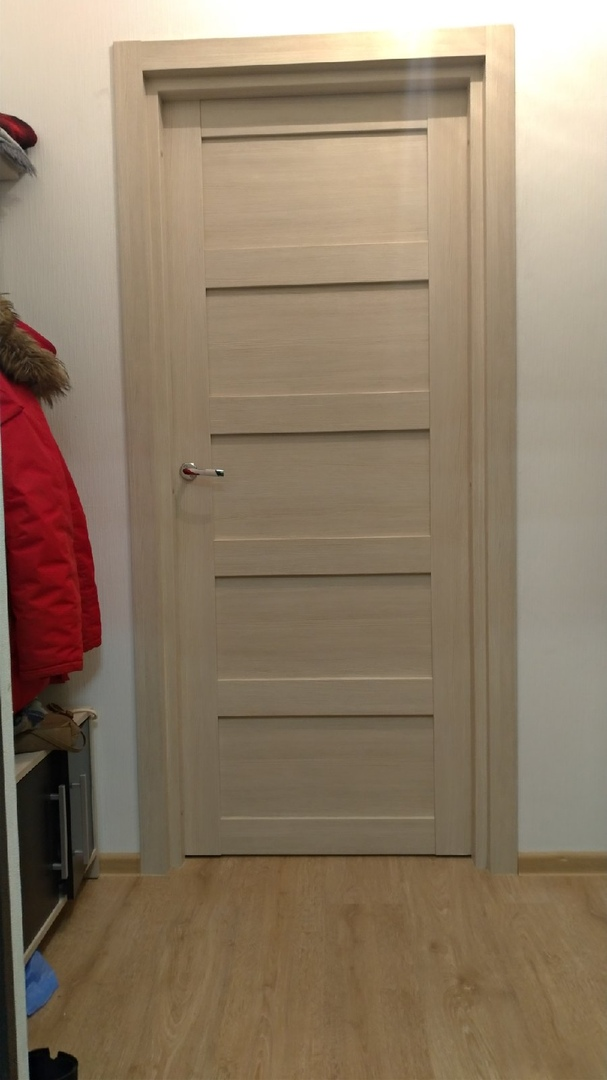
#> input picture dataset/door_only.jpg, 607 x 1080 px
$ python -i door_finder.py   (imports and definitions only)   (older library calls are emulated)
#> lines starting #> are read from the running program, lines starting #| are printed output that depends on the picture; after the words box and inside, x2 and y2 are one past the last pixel; in counts of white or black regions, pixels touching at a corner belong together

from matplotlib import pyplot as plt
from skimage import img_as_ubyte
from skimage.morphology import disk
from skimage.transform import hough_line, hough_line_peaks
from skimage.filters import gaussian, rank
from skimage.morphology import binary_closing, binary_opening
import numpy as np


def try_all_threshold_for_hough(image, output_flag=False):
    '''
    # canny
    img_canny = canny(image)
    percent = 0.5
    border = [0, round(img_canny.shape[0]*percent), 0, img_canny.shape[1]]
    tmp_img = img_canny[border[0]:border[1], border[2]:border[3]]
    draw_all_hough_line(image, tmp_img)
    '''
    # local_otsu + morphology
    tmp_img = local_otsu_preproc(image, output_flag)
    draw_all_hough_line(image, tmp_img)


def draw_all_hough_line(origin, image, output_flag=False):

    h, theta, d = hough_line(image)
    if output_flag:
        fig, ax = plt.subplots(1, 3, figsize=(15, 6))

        ax[0].imshow(origin, cmap="gray")
        ax[0].set_title('original')
        ax[0].set_axis_off()

        ax[1].imshow(image, cmap='gray')
        ax[1].set_title('input')

        ax[2].imshow(origin, cmap="gray")
    for _, angle, dist in zip(*hough_line_peaks(h, theta, d)):
        y0 = (dist - 0 * np.cos(angle)) / np.sin(angle)
        y1 = (dist - image.shape[1] * np.cos(angle)) / np.sin(angle)
        if output_flag:
            ax[2].plot((0, image.shape[1]), (y0, y1), '-r')

    if output_flag:
        ax[2].set_xlim((0, image.shape[1]))
        ax[2].set_ylim((image.shape[0], 0))
        ax[2].set_axis_off()
        ax[2].set_title('Detected lines')
        plt.tight_layout()
        fig.show()
        plt.close(fig)


def local_otsu_preproc(image, output_flag=False):
    img = img_as_ubyte(image)
    radius = 15
    selem = disk(radius)
    local_otsu = rank.otsu(img, selem)
    img_local_otsu = img >= local_otsu

    img_local_otsu_blur = gaussian(img_local_otsu, sigma=0.9, multichannel=True)
    tmp_res_otsu_open = binary_closing(img_local_otsu_blur, selem=np.ones((5, 5)))
    tmp_res_otsu_close = binary_opening(tmp_res_otsu_open, selem=np.ones((10, 10)))

    if output_flag:
        plt.imshow(tmp_res_otsu_close, cmap="gray")
        plt.show()
    percent = 0.5
    border = [0, round(tmp_res_otsu_close.shape[0] * percent), 0, tmp_res_otsu_close.shape[1]]
    tmp_img = tmp_res_otsu_close[border[0]:border[1], border[2]:border[3]]
    res_img = tmp_img == 0
    return res_img


# FIXME прямые - наклонные, на какой именно высоте стоит искать ширину? на высоте стула (верхняя, нижняя, середина)
# [43 lines left out: function find_door_width, not called in this run]

>>> import cv2
>>> picture = cv2.imread('dataset/door_only.jpg', cv2.IMREAD_GRAYSCALE)
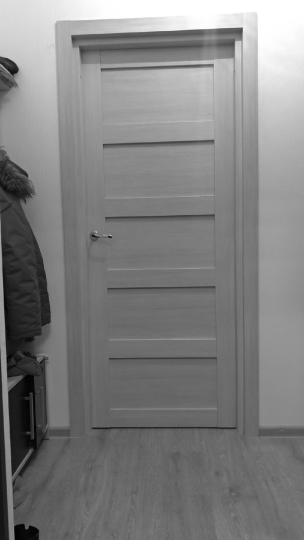
#> picture: shape (1080, 607) (shown at 1/2 size); min 0, max 255, mean 127.9
>>> result = try_all_threshold_for_hough(picture)
#> in local_otsu_preproc, `local_otsu = rank.otsu(img, selem)`:
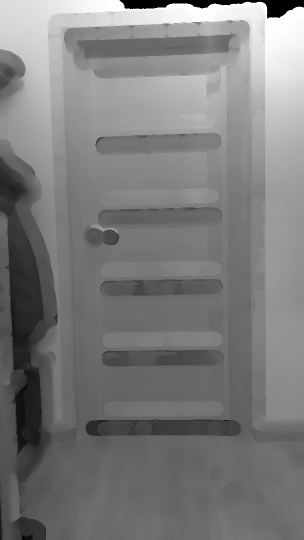
#> local_otsu: shape (1080, 607) (shown at 1/2 size); min 0, max 254, mean 123.7
#> in local_otsu_preproc, `img_local_otsu = img >= local_otsu`:
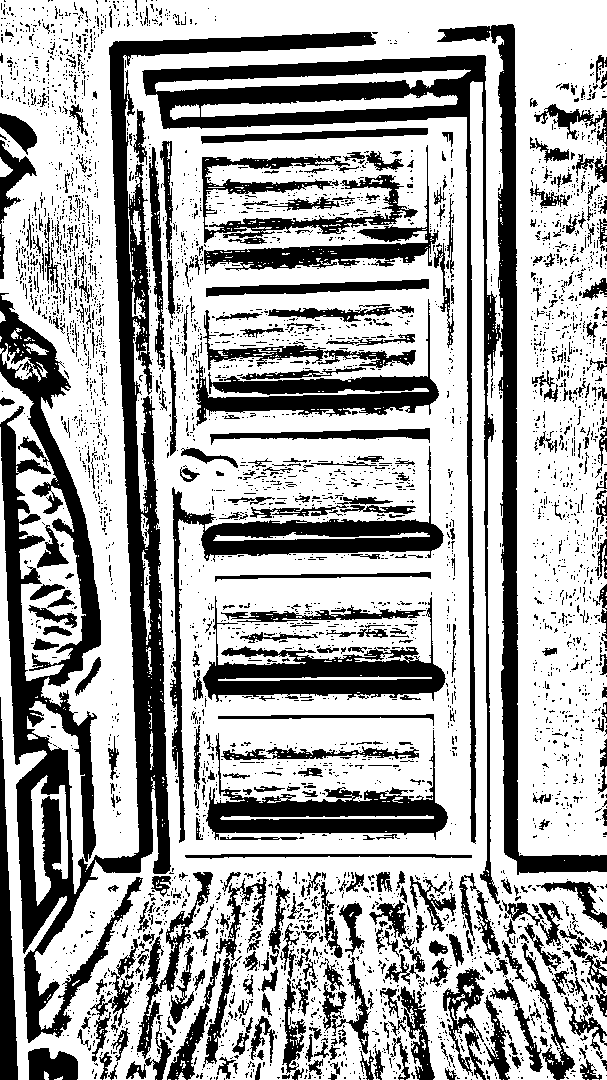
#> img_local_otsu: shape (1080, 607) bool; 66.3% white; 4313 black regions (3869 under 20 px), largest, box (x1, y1, x2, y2) and area: (0, 32, 376, 1043) 52152, (142, 55, 501, 904) 20528, (437, 24, 607, 875) 14655
#> in local_otsu_preproc, `tmp_res_otsu_open = binary_closing(img_local_otsu_blur, selem=np.ones(..`:
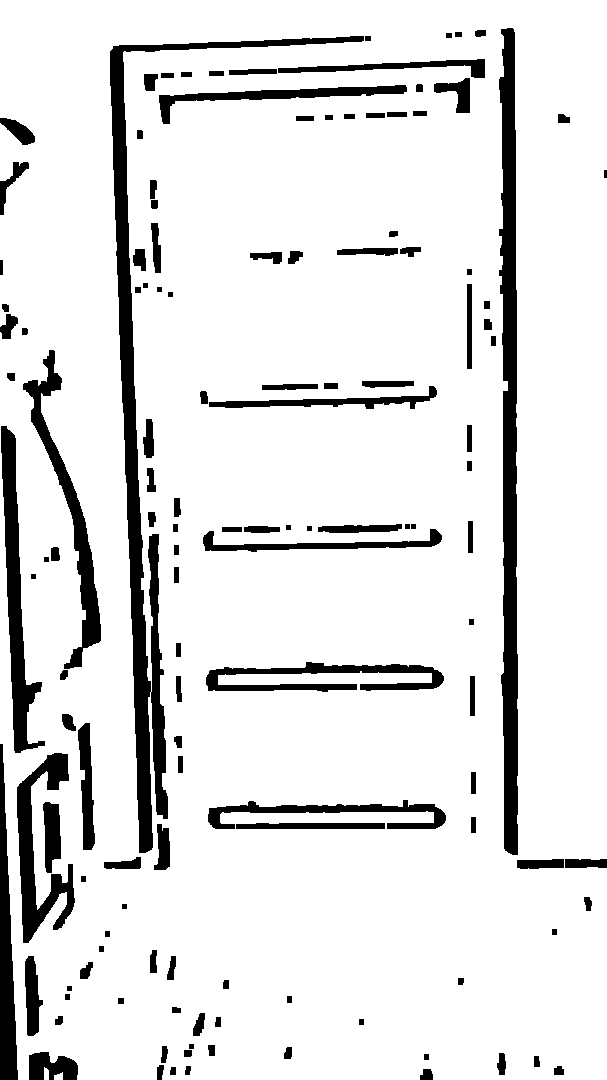
#> tmp_res_otsu_open: shape (1080, 607) bool; 88.7% white; 133 black regions, largest, box (x1, y1, x2, y2) and area: (110, 36, 364, 853) 14903, (499, 28, 518, 855) 11385, (1, 426, 45, 753) 4771
#> in local_otsu_preproc, `tmp_res_otsu_close = binary_opening(tmp_res_otsu_open, selem=np.ones((..`:
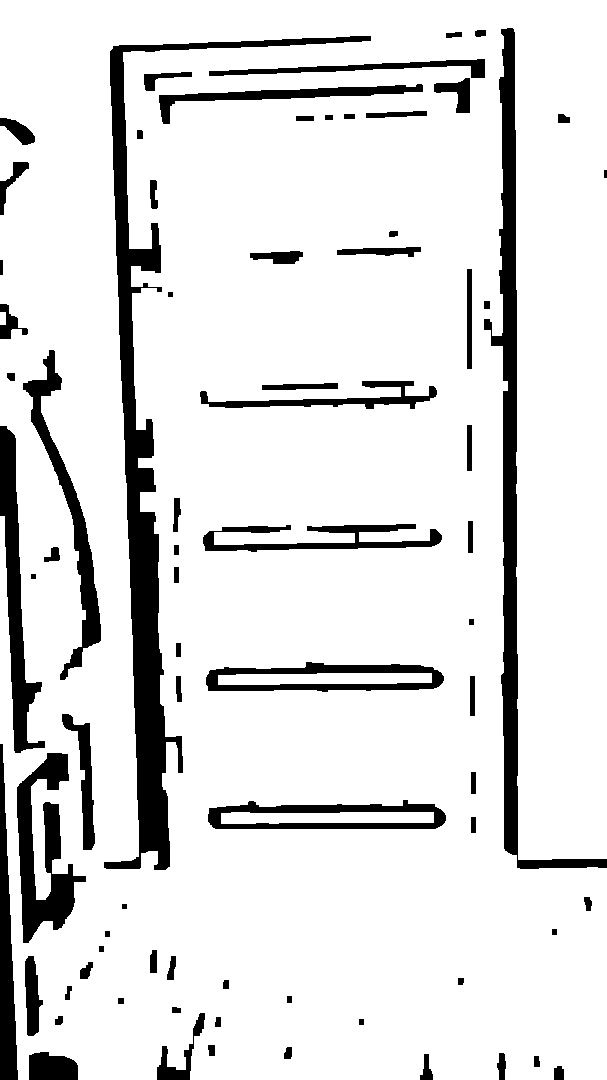
#> tmp_res_otsu_close: shape (1080, 607) bool; 87.8% white; 76 black regions, largest, box (x1, y1, x2, y2) and area: (104, 36, 371, 870) 19912, (484, 28, 607, 869) 12435, (17, 753, 86, 943) 5743
#> in local_otsu_preproc, `tmp_img = tmp_res_otsu_close[border[0]:border[1], border[2]:border[3]]`:
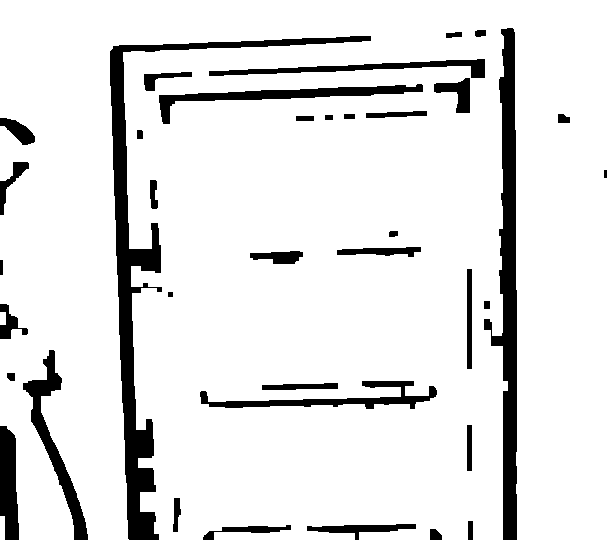
#> tmp_img: shape (540, 607) bool; 89.3% white; 37 black regions, largest, box (x1, y1, x2, y2) and area: (110, 36, 371, 540) 10259, (484, 28, 517, 540) 7269, (23, 350, 88, 540) 2499
#> in draw_all_hough_line, `h, theta, d = hough_line(image)`:
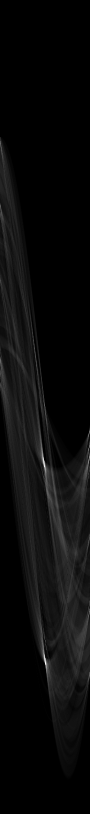
#> h: shape (1627, 180) uint64 (shown at 1/2 size); min 0, max 512, mean 21.5; drawn with min black and max white
#> in draw_all_hough_line, `h, theta, d = hough_line(image)`: theta = 180 values from -1.57 to 1.55; d = 1627 values from -813 to 813
#> the loop in draw_all_hough_line, `for _, angle, dist in zip(*hough_line_peaks(h, theta, d)):` made 7 passes
#> (angle, dist, y0, y1) on passes 1 to 7: (0, 510, inf, -inf), (-0.0349, 117, -3352.5, 14029.7), (1.54, 81, 81.05, 59.85), (1.52, 109, 109.1, 77.34), (1.52, 57, 57.08, 25.27), (1.54, 538, 538.3, 517.1), (1.54, 411, 411.3, 390.1)

$ run again, on dataset/no_2chair_1.jpg
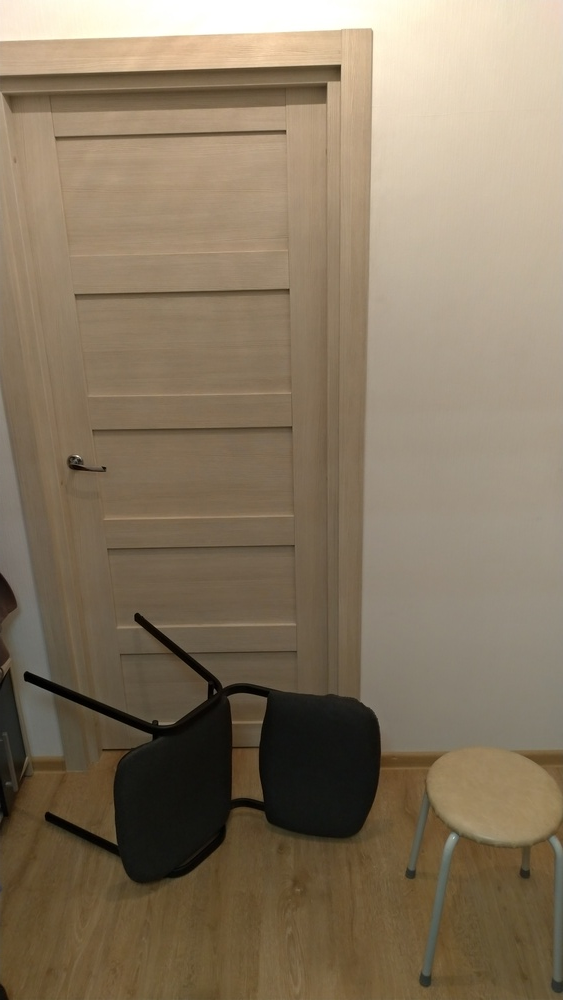
#> input picture dataset/no_2chair_1.jpg, 563 x 1000 px, shrunk from 2204 x 3916 before the run
#> in local_otsu_preproc, `img_local_otsu = img >= local_otsu`:
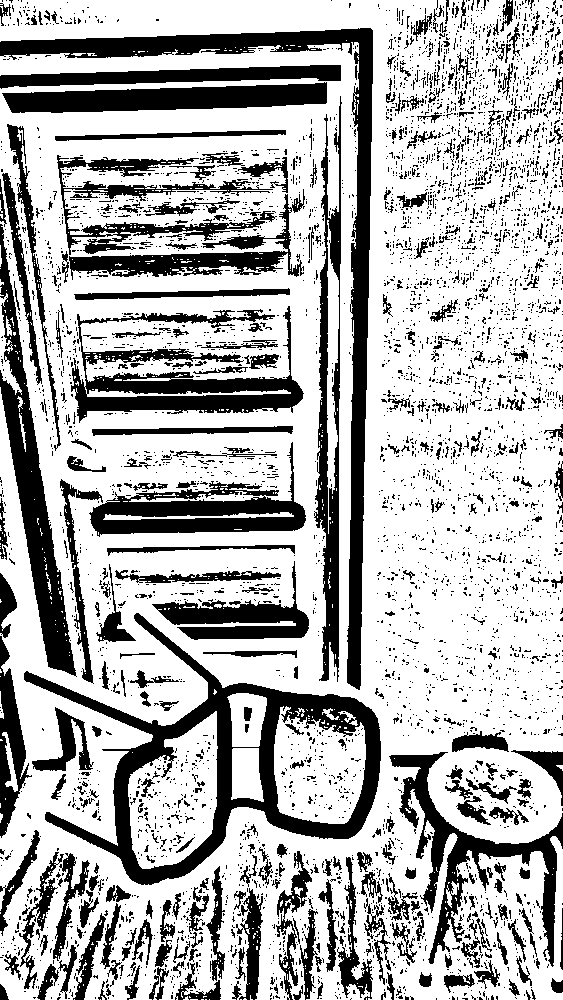
#> img_local_otsu: shape (1000, 563) bool; 70.2% white; 4831 black regions (4448 under 20 px), largest, box (x1, y1, x2, y2) and area: (24, 613, 381, 885) 18191, (0, 28, 373, 690) 15562, (71, 306, 304, 423) 9417
#> tmp_res_otsu_open: shape (1000, 563) bool; 90.6% white; 115 black regions, largest, box (x1, y1, x2, y2) and area: (347, 32, 373, 684) 8884, (1, 385, 74, 670) 6004, (114, 679, 232, 880) 5495
#> tmp_res_otsu_close: shape (1000, 563) bool; 90.1% white; 74 black regions, largest, box (x1, y1, x2, y2) and area: (0, 32, 373, 684) 13729, (0, 355, 74, 670) 7041, (114, 679, 232, 880) 5581
#> tmp_img: shape (500, 563) bool; 91.5% white; 24 black regions, largest, box (x1, y1, x2, y2) and area: (0, 32, 373, 500) 9125, (8, 87, 327, 109) 4147, (0, 355, 45, 500) 3145
#> in draw_all_hough_line, `h, theta, d = hough_line(image)`:
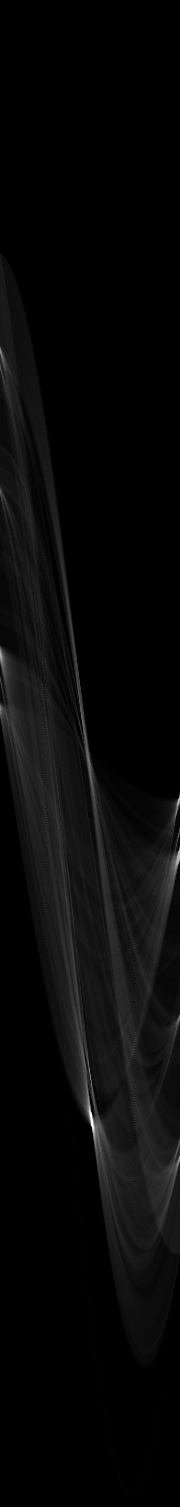
#> h: shape (1507, 180) uint64; min 0, max 469, mean 15.8; drawn with min black and max white
#> theta = 180 values from -1.57 to 1.55; d = 1507 values from -753 to 753
#> the loop in draw_all_hough_line, `for _, angle, dist in zip(*hough_line_peaks(h, theta, d)):` made 5 passes
#> (angle, dist, y0, y1) on passes 1 to 5: (0.0349, 372, 10659.2, -5463), (1.54, 48, 48.03, 28.37), (1.54, 100, 100.1, 80.4), (1.55, 404, 404.1, 394.2), (0, 325, inf, -inf)

$ run again, on dataset/no_2chair_overlap_1.jpg
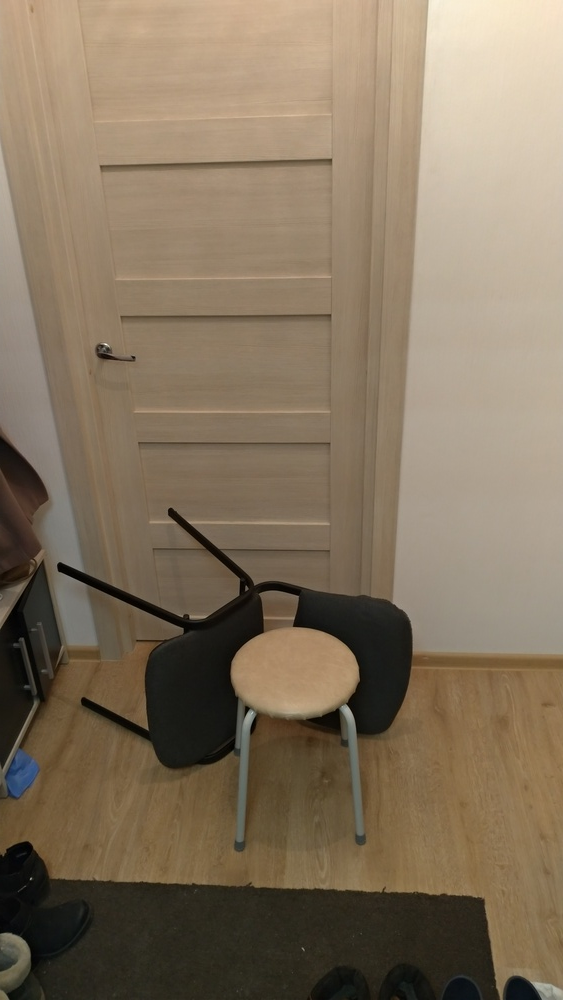
#> input picture dataset/no_2chair_overlap_1.jpg, 563 x 1000 px, shrunk from 2204 x 3916 before the run
#> in local_otsu_preproc, `img_local_otsu = img >= local_otsu`:
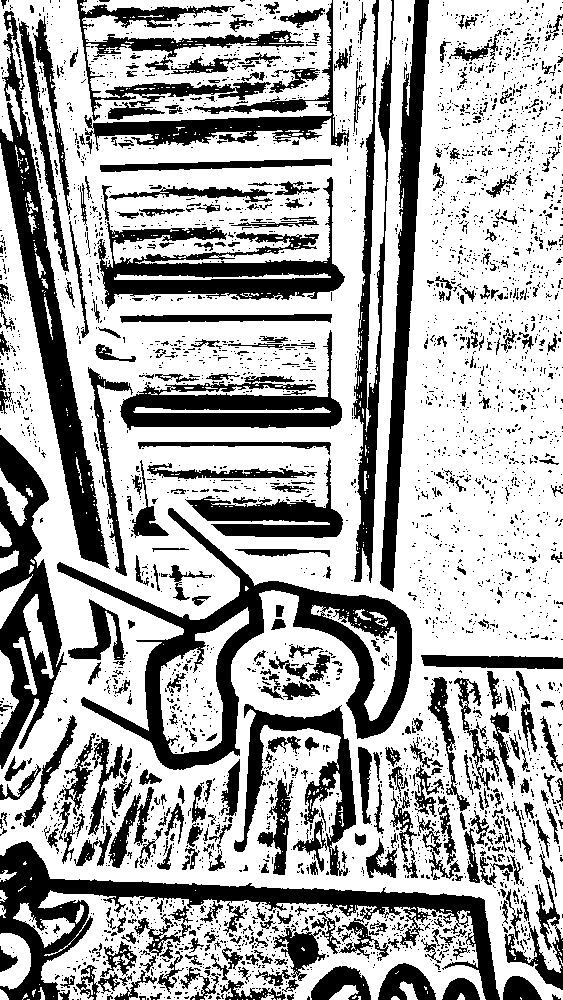
#> img_local_otsu: shape (1000, 563) bool; 66.9% white; 3642 black regions (3215 under 20 px), largest, box (x1, y1, x2, y2) and area: (57, 508, 412, 770) 17250, (0, 841, 500, 1000) 15888, (0, 11, 110, 569) 12220
#> tmp_res_otsu_open: shape (1000, 563) bool; 88.9% white; 111 black regions, largest, box (x1, y1, x2, y2) and area: (1, 138, 106, 561) 8430, (381, 0, 428, 586) 7961, (145, 576, 264, 765) 5226
#> tmp_res_otsu_close: shape (1000, 563) bool; 88% white; 57 black regions, largest, box (x1, y1, x2, y2) and area: (0, 846, 538, 1000) 10524, (0, 133, 106, 561) 10082, (381, 0, 428, 586) 7977
#> tmp_img: shape (500, 563) bool; 89.6% white; 24 black regions, largest, box (x1, y1, x2, y2) and area: (0, 133, 93, 500) 8789, (386, 0, 428, 500) 6901, (359, 138, 385, 500) 3253
#> in draw_all_hough_line, `h, theta, d = hough_line(image)`:
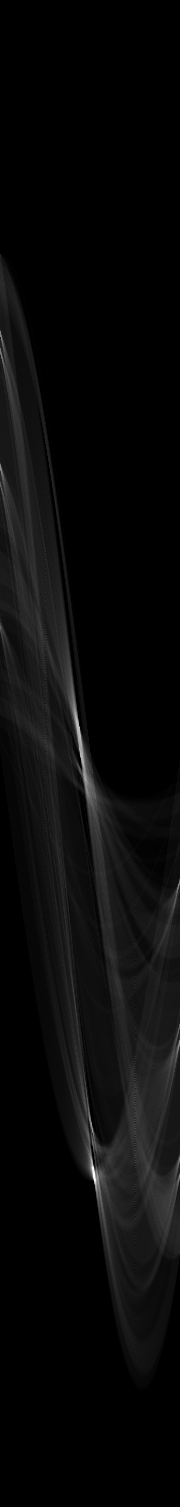
#> h: shape (1507, 180) uint64; min 0, max 504, mean 19.4; drawn with min black and max white
#> theta = 180 values from -1.57 to 1.55; d = 1507 values from -753 to 753
#> the loop in draw_all_hough_line, `for _, angle, dist in zip(*hough_line_peaks(h, theta, d)):` made 8 passes
#> (angle, dist, y0, y1) on passes 1 to 8: (0.0698, 425, 6092.6, -1958.7), (-0.227, -29, 128.9, 2567.5), (-0.175, 1, -5.76, 3187.2), (-0.0873, 26, -298.3, 6136.8), (0.0349, 378, 10831.1, -5291.1), (1.55, 288, 288, 278.2), (1.55, 423, 423.1, 413.2), (1.54, 134, 134.1, 114.4)
